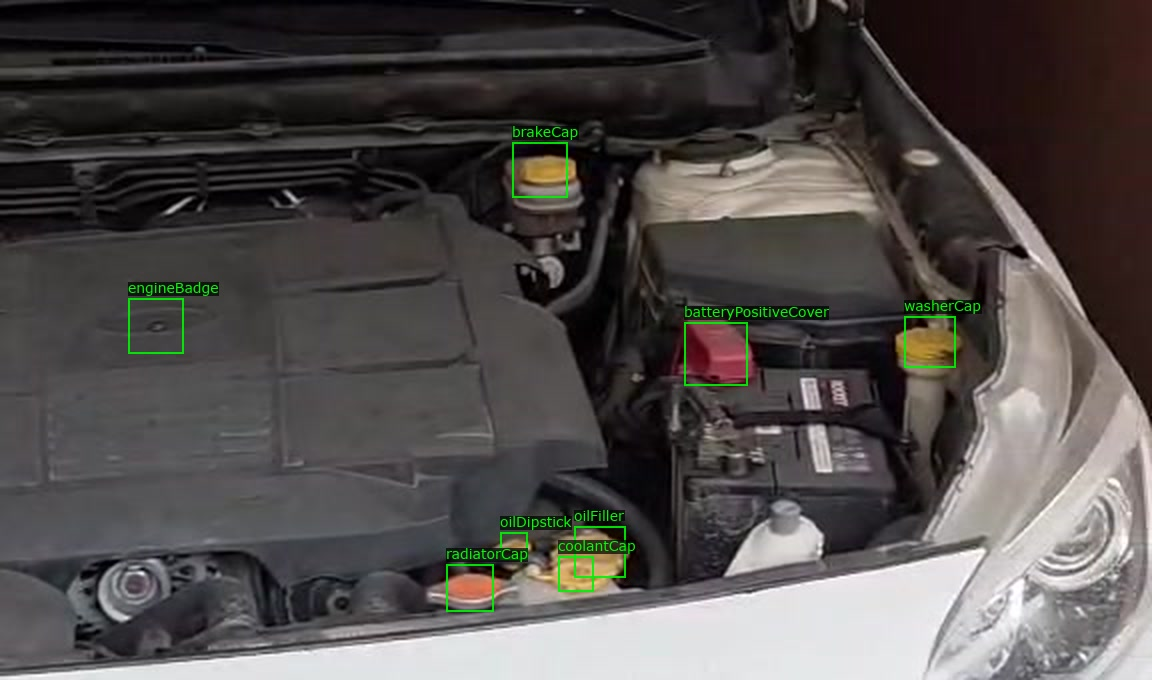
#> input picture api/src/locate/reference.jpg, 1152 x 680 px; its folder holds only this picture in this run
$ python hojas.py ../../api/src/locate ../../api/src/locate/reference.jpg
#> lines starting #> are read from the running program, lines starting #| are printed output that depends on the picture
import os, sys
from PIL import Image, ImageDraw
carpeta, salida = sys.argv[1], sys.argv[2]
fs = sorted(f for f in os.listdir(carpeta))
idx = []
W = 480
for k in range(0, len(fs), 4):
    hoja = Image.new("RGB", (2 * W, 2 * W), "white")
#> hoja: PIL image 960x960 RGB; every value is 255
    for j, f in enumerate(fs[k:k + 4]):
        im = Image.open(os.path.join(carpeta, f)).convert("RGB")
#> im is the input picture: PIL image 1152x680 RGB; mean R, G, B 80.4, 76.6, 74.9
        im.thumbnail((W - 30, W - 30)); w, h = im.size
#> after `w, h = im.size`: w = 450; h = 266
        c = Image.new("RGB", (W, W), "white"); c.paste(im, (24, 20)); d = ImageDraw.Draw(c)
#> after `c = Image.new('RGB', (W, W), 'white')`: c: PIL image 480x480 RGB; every value is 255
#> after `c.paste(im, (24, 20))`:
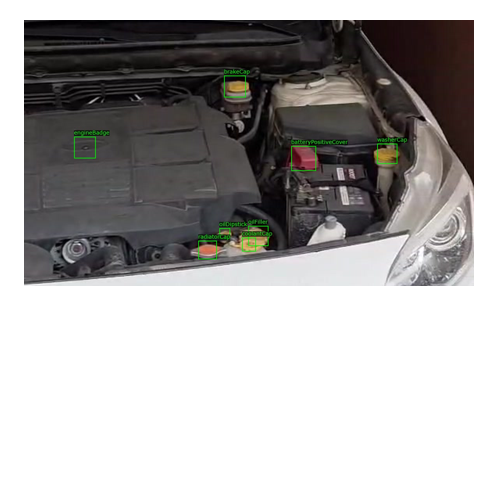
#> c: PIL image 480x480 RGB; mean R, G, B 164.3, 162.3, 161.4
        for i in range(11):
            x = 24 + i * w / 10; y = 20 + i * h / 10
            col = (255, 255, 0) if i % 5 == 0 else (0, 255, 255)
            d.line([(x, 20), (x, 20 + h)], fill=col, width=1); d.line([(24, y), (24 + w, y)], fill=col, width=1)
            d.text((x - 4, 6), str(i), fill="black"); d.text((6, y - 5), str(i), fill="black")
        d.text((30, 20 + h + 2), f"#{k + j}", fill="red")
        hoja.paste(c, ((j % 2) * W, (j // 2) * W)); idx.append(f"{k + j} {f} {Image.open(os.path.join(carpeta, f)).size}")
#> after `hoja.paste(c, (j % 2 * W, j // 2 * W))`:
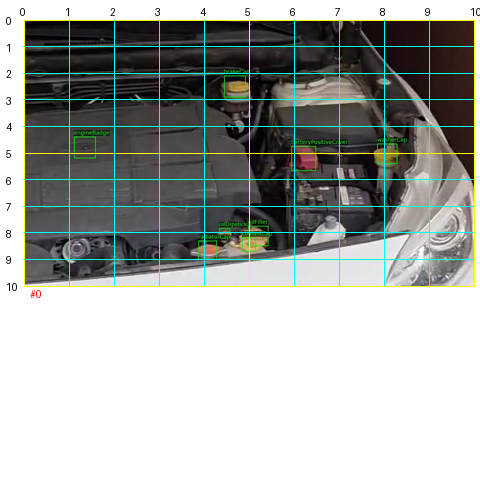
#> c: PIL image 480x480 RGB; mean R, G, B 163.1, 167.5, 164.3
#> after `hoja.paste(c, (j % 2 * W, j // 2 * W))`:
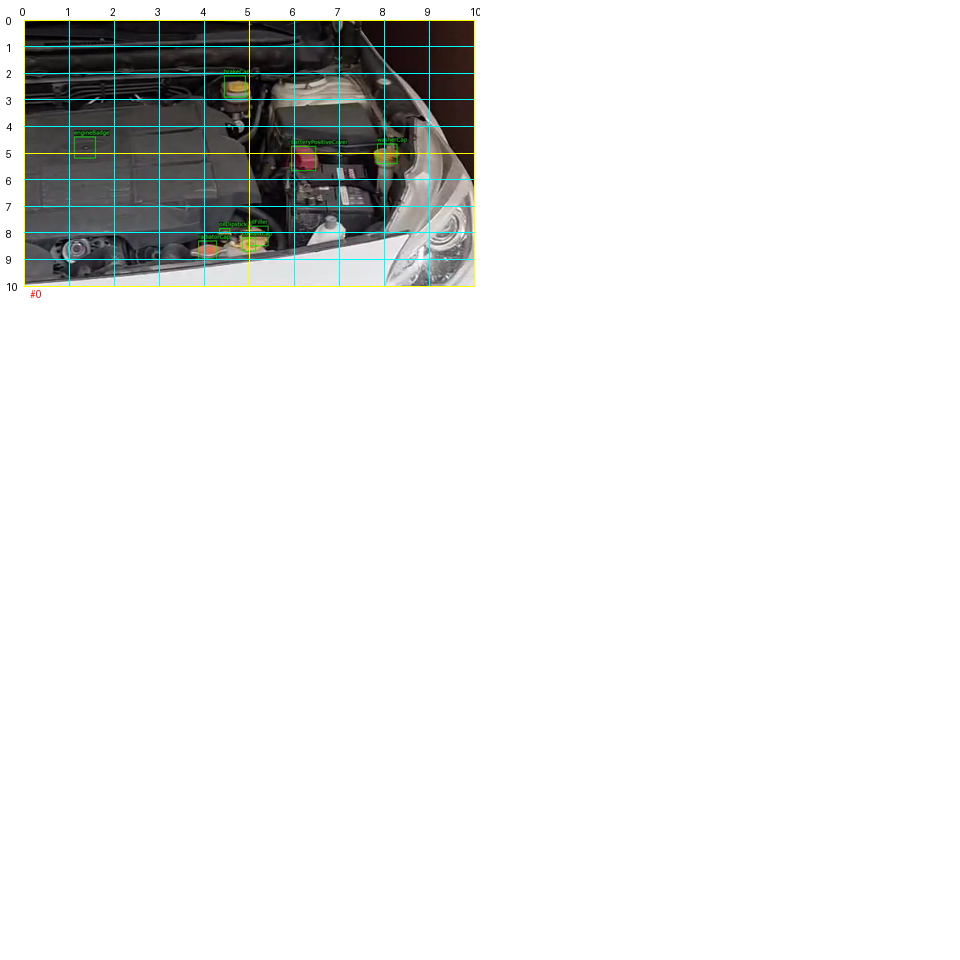
#> hoja: PIL image 960x960 RGB; mean R, G, B 232, 233.1, 232.3
    hoja.save(f"{salida}/hoja_{k // 4:02d}.jpg", quality=88)
open(f"{salida}/indice.txt", "w").write("\n".join(idx))
print(len(fs), "fotos")
